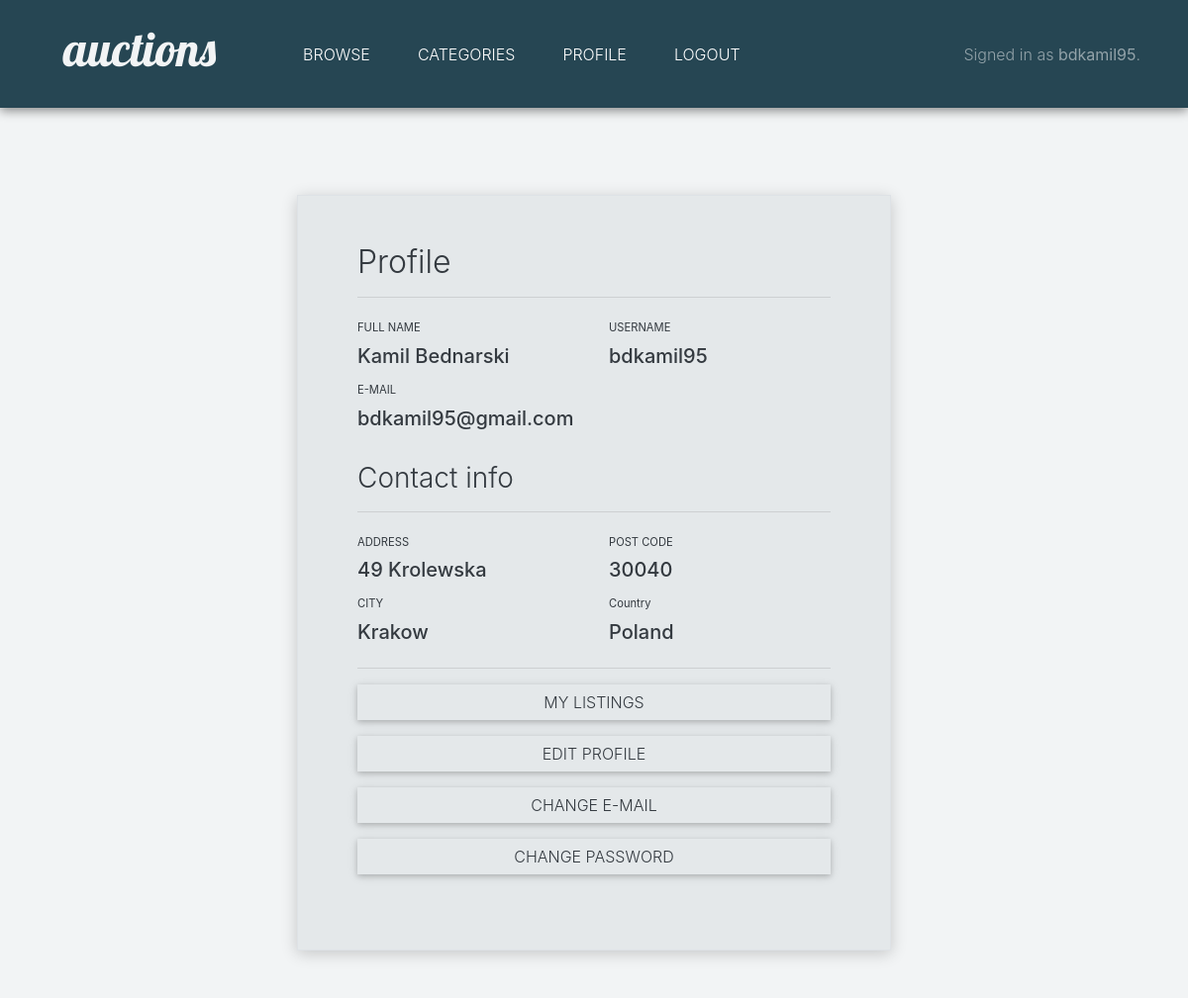
Page /profile (signed in) on the earlier database version.
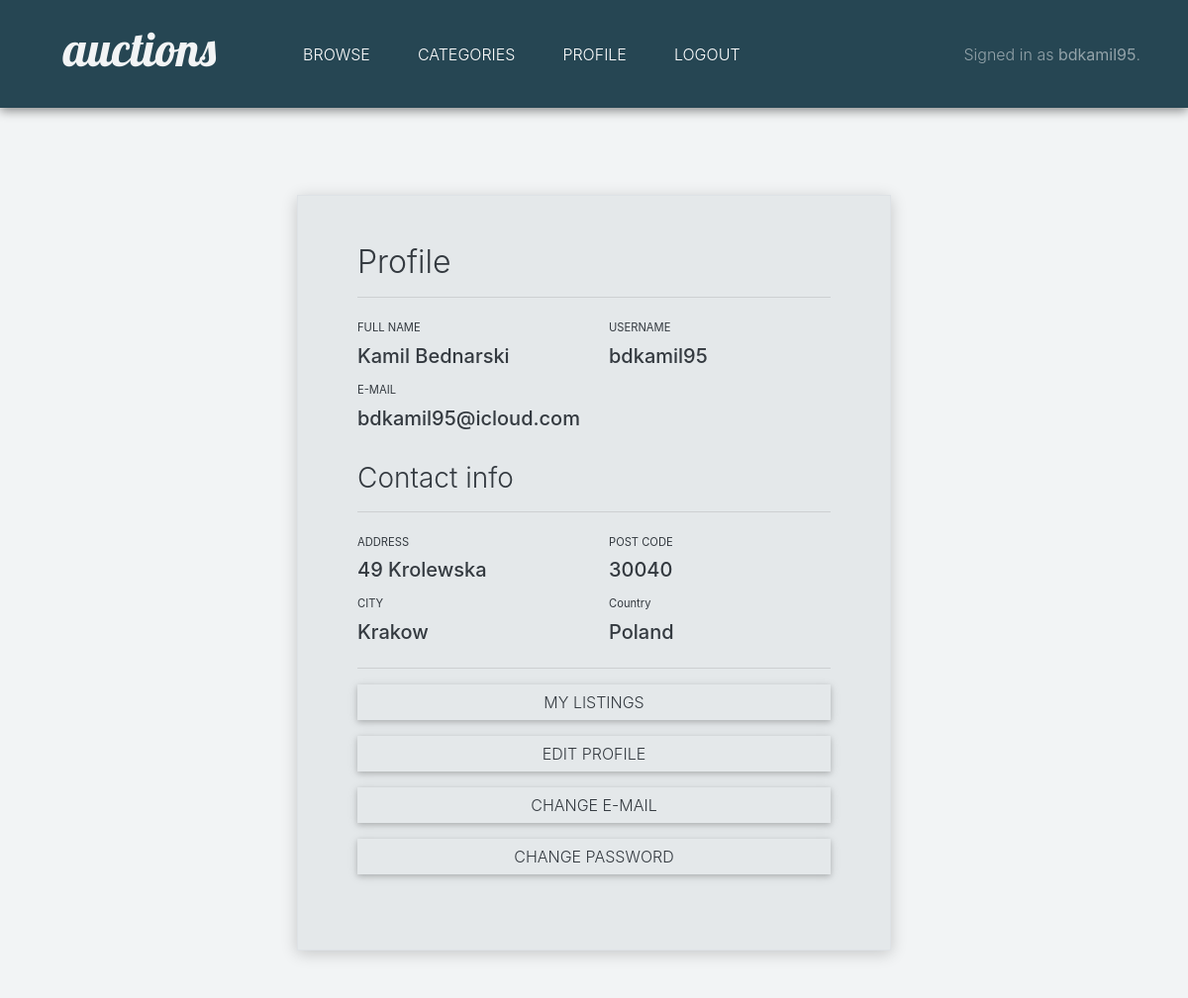
Same page on the later database version.
### auctions/models.py (models this page shows, shortened)
class User(AbstractUser):
    pass

class Contact(models.Model):
    house = models.CharField(max_length=64, blank=True, null=True)
    street = models.CharField(max_length=64, blank=True, null=True)
    postcode = models.CharField(max_length=5, blank=True, null=True)
    city = models.CharField(max_length=30, blank=True, null=True)
    country = models.CharField(max_length=30, blank=True, null=True)
    user = models.ForeignKey(User, on_delete=models.CASCADE)
    info = f'Contact card for user:{user}'

### auctions/views.py (the view)
# urls.py: path("profile", views.profile_view, name="profile"),
@login_required
def profile_view(request):
    logged_user = request.user
    id = logged_user.id
    username = logged_user.username
    first_name = logged_user.first_name
    last_name = logged_user.last_name
    email = logged_user.email
    contact = Contact.objects.get(user_id=id)
    house = contact.house
    street = contact.street
    post_code = contact.postcode
    city = contact.city
    country = contact.country
    return render(request, "auctions/profile_view.html", {
        "username": username,
        "first_name": first_name,
        "last_name": last_name,
        "email": email,
        "house": house,
        "street": street,
        "postcode": post_code,
        "city": city,
        "country": country
    })

### auctions/templates/auctions/profile_view.html (shortened to what this page needs)
{% extends "auctions/layout.html" %}
{% block body %}
    <div class="login-panel animated slideInDown border mt-5">
        <div><h2>Profile</h2></div>
        <hr>
        <div class="row">
            <div class="col">
                <label class="form-input-label" for="userFullName">FULL NAME</label>
                <div id="userFullName"><h5>{{ first_name }} {{ last_name }}</h5></div>
            </div>
            <div class="col">
                <label class="form-input-label" for="userFullName">USERNAME</label>
                <div id="userFullName"><h5>{{ username }}</h5></div>
            </div>
        </div>
        <div class="row">
            <div class="col">
                <label class="form-input-label" for="userEmail">E-MAIL</label>
                <div id="userEmail"><h5>{{ email }}</h5></div>
            </div>
        </div>
        {% if house != None and street != None and postcode != None and city != None and country != None %}
        <div class="pt-4"><h3>Contact info</h3></div>
        <hr>
        <div class="row">
            <div class="col">
                <label class="form-input-label" for="userEmail">ADDRESS</label>
                <div id="userEmail"><h5>{{ house }} {{ street }}</h5></div>
            </div>
            <div class="col">
                <label class="form-input-label" for="userEmail">POST CODE</label>
                <div id="userEmail"><h5>{{ postcode }}</h5></div>
            </div>
        </div>
        <div class="row">
            <div class="col">
                <label class="form-input-label" for="userEmail">CITY</label>
                <div id="userEmail"><h5>{{ city }}</h5></div>
            </div>
            <div class="col">
                <label class="form-input-label" for="userEmail">Country</label>
                <div id="userEmail"><h5>{{ country }}</h5></div>
            </div>
        </div>
        {% endif %}
        <hr>
        <div class="row pb-3">
            <div class="col">
                <input class="btn btn-secondary button-custom-secondary btn-block" type="submit" value="My listings">
            </div>
        </div>
        <div class="row pb-3">
            <div class="col">
                <input class="btn btn-secondary button-custom-secondary btn-block" type="submit" value="Edit profile">
            </div>
        </div>
        <div class="row pb-3">
            <div class="col">
                <a href="{% url 'change_email' %}" role="button" class="btn btn-secondary button-custom-secondary btn-block">CHANGE E-MAIL</a>
            </div>
        </div>
        <div class="row pb-3">
            <div class="col">
                <input class="btn btn-secondary button-custom-secondary btn-block" type="submit" value="Change password">
            </div>
        </div>
    </div>
{% endblock %}

### auctions/templates/auctions/layout.html (shortened to what this page needs)
{% load static %}
<!DOCTYPE html>
<html lang="en">
    <head>
        <link href="{% static 'auctions/mdb.min.css' %}" rel="stylesheet">
        <link rel="stylesheet" href="https://stackpath.bootstrapcdn.com/bootstrap/4.4.1/css/bootstrap.min.css">
        <link href="{% static 'auctions/styles.css' %}" rel="stylesheet">
    </head>
    <body>
        <nav class="navbar navbar-expand-lg navbar-dark px-5 nav-bar-styling">
            <a class="navbar-brand logo pb-3 pr-5 pl-3 animated fadeIn slower" href="#"><span class="logo-letter">a</span><span class="logo-letter">u</span><span class="logo-letter">c</span><span class="logo-letter">t</span><span class="logo-letter">i</span><span class="logo-letter">o</span><span class="logo-letter">n</span><span class="logo-letter">s</span></a>
            <div class="collapse navbar-collapse" id="navbarText">
                <ul class="navbar-nav mr-auto">
                    <li class="nav-item px-3">
                        <a class="nav-link animated fadeIn slower" href="{% url 'index' %}">BROWSE</a>
                    </li>
                    <li class="nav-item px-3">
                        <a class="nav-link animated fadeIn slower" href="{% url 'index' %}">CATEGORIES</a>
                    </li>
                    {% if user.is_authenticated %}
                        <li class="nav-item px-3">
                            <a class="nav-link animated fadeIn slower" href="{% url 'profile' %}">PROFILE</a>
                        </li>
                        <li class="nav-item px-3">
                            <a class="nav-link animated fadeIn slower" href="{% url 'logout' %}">LOGOUT</a>
                        </li>
                    {% endif %}
                </ul>
                <span class="navbar-text pl-3 animated fadeIn slower">
                {% if user.is_authenticated %}
                    Signed in as <strong>{{ user.username }}</strong>.
                {% else %}
                    Not signed in.
                {% endif %}
                </span>
            </div>
        </nav>
        <div class="content-storage text-dark">
            {% block body %}
            {% endblock %}
        </div>
    </body>
</html>

### auctions/static/auctions/styles.css (style rules this page uses)
h2 { font-weight: 300; }
h3 { font-weight: 300; }
body { background-color: #F2F4F5; }
.content-storage { margin: auto; width: 100vw; max-width: 1200px; background-color: #F2F4F5; padding-left: 5vw; padding-right: 5vw; padding-top: 2.5rem; padding-bottom: 3rem; }
.login-panel { padding: 4vw 5vw 5vw 5vw; max-width: 600px; margin: auto; background-color: #E4E8EA; box-shadow: 0px 3px 15px #00000030 !important; }
.logo { font-family: 'Lobster', cursive; color: #F2F4F5 !important; font-size: 3rem; }
.logo-letter { transition: 0.2s ease-in-out; }
.nav-bar-styling { z-index: 1 !important; background-color: #264653; box-shadow: 0px 3px 10px #00000070 !important; }
.nav-link { font-weight: 300; transition: text-shadow 0.2s ease-in-out; }
.button-custom-secondary { background-color: #E4E8EA !important; border-radius: 0; transition: text-shadow 0.2s ease-in-out; border: none; font-weight: 300; color: #343a40 }
.form-input-label { font-weight: 400; font-size: 0.7rem; }
::placeholder { color: lightgray !important; font-weight: 300; }

Differences in the rows shown:
changed User "Kamil": email "bdkamil95@gmail.com" → "bdkamil95@icloud.com"
